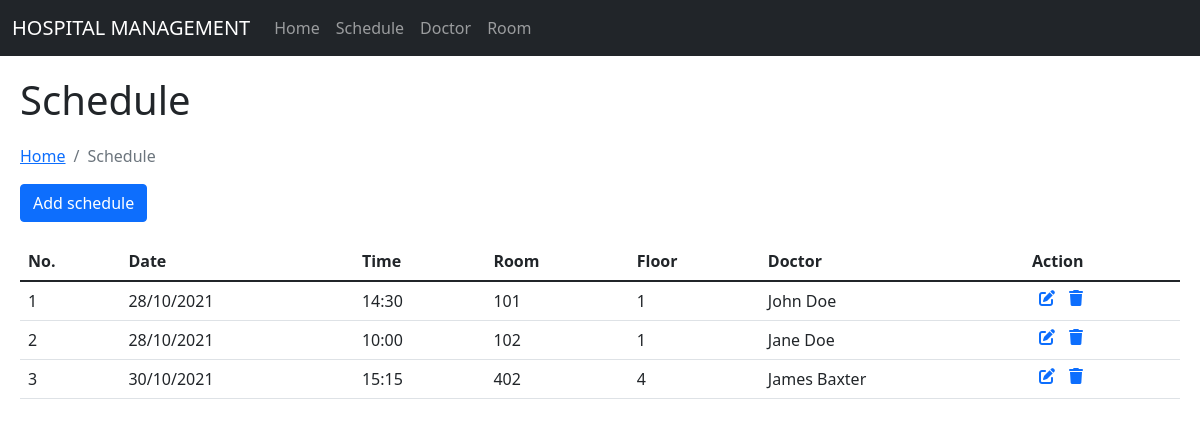
The app's page /main/schedule.php with its own data.
### tables this page shows
CREATE TABLE schedule(
            id          INTEGER,
            id_room     INTEGER,
            id_doctor   INTEGER,
            date        INTEGER,
            month       INTEGER,
            year        INTEGER,
            hour        INTEGER,
            minute      INTEGER,
            PRIMARY KEY(id),
            FOREIGN KEY(id_room) REFERENCES room(id),
            FOREIGN KEY(id_doctor) REFERENCES doctors(id)
            );

CREATE TABLE room(
            id          INTEGER,
            room_no      INTEGER,
            room_floor       INTEGER,
            room_type        TEXT,
            PRIMARY KEY(id)
            );

CREATE TABLE doctors(
            id          INTEGER,
            first_name  TEXT NOT NULL,
            last_name   TEXT,
            field       TEXT,  
            email       TEXT NOT NULL UNIQUE,
            PRIMARY KEY(id)
            );

### main/schedule.php (the view, shortened to what this page needs)
<?php
    include('static/config.php');
?>
<html lang="en">
<head>
    <link href="https://cdn.jsdelivr.net/npm/bootstrap@5.1.3/dist/css/bootstrap.min.css" rel="stylesheet">
    <link rel="stylesheet" href="../styles/styles.css">
</head>
<body>
    <div>
        <?php include('static/navbar.php'); ?>
    </div>
    <div class="title">
        <h1>Schedule</h1>
    </div>
    <div class="app">
        <div class="list-title margin">
            <nav aria-label="breadcrumb">
                <ol class="breadcrumb">
                    <li class="breadcrumb-item"><a href="index.php">Home</a></li>
                    <li class="breadcrumb-item active" aria-current="page">Schedule</li>
                </ol>
            </nav>
            <div class="div-button-add">
                <a href="add-schedule.php">
                    <button type="button" class="btn btn-primary">
                        Add schedule
                    </button>
                </a>
            </div>
        </div>
        <div class="list-body margin">
            <table class="table table-hover">
                <thead>
                    <tr>
                        <th>No.</th>
                        <th>Date</th>
                        <th>Time</th>
                        <th>Room</th>
                        <th>Floor</th>
                        <th>Doctor</th>
                        <th>Action</th>
                    </tr>
                </thead>
                <tbody>
<?php
    $sql = mysqli_query($conn,
        "SELECT date,
                month,
                year,
                hour,
                minute,
                room_no,
                room_floor,
                first_name,
                last_name,
                schedule.id sched_id FROM schedule
            JOIN doctors ON schedule.id_doctor = doctors.id
            JOIN room ON schedule.id_room = room.id;");
    $count = 1;
    while($row=mysqli_fetch_array($sql))
        {
?>
                    <tr>
                        <td><?php echo $count;?></td>
                        <td><?php
                                echo $row['date'];
                                echo "/";
                                echo $row['month'];
                                echo "/";
                                echo $row['year'];?></td>
                        <td><?php
                                if ($row['hour'] <= 9){
                                    echo "0";
                                    echo $row['hour'];
                                }
                                else{
                                    echo $row['hour'];
                                }
                                echo ":";
                                if ($row['minute'] <= 9){
                                    echo "0";
                                    echo $row['minute'];
                                }
                                else{
                                    echo $row['minute'];}?></td>
                        <td><?php echo $row['room_no'];?></td>
                        <td><?php echo $row['room_floor'];?></td>
                        <td><?php
                                echo $row['first_name'];
                                echo $row['last_name'];?>
                        </td>
                        <td>
                            <div class="action-cell">
                                    <a  href="edit-schedule.php?id=<?php echo $row['sched_id'];?>"
                                        class="icon-edit">
                                        <i class="fas fa-edit"></i>
                                    </a>
                                    <a  href="schedule.php?id=<?php echo $row['sched_id']?>&del=delete"
                                        onClick="return confirm('Are you sure you want to delete?')"
                                        class="icon-edit">
                                        <i class="fas fa-trash"></i>
                                    </a>
                            </div>
                        </td>
                    </tr>
<?php
    $count=$count+1;
       }?>
                </tbody>
            </table>
        </div>
    </div>
</body>
</html>

### styles/styles.css (style rules this page uses)
.title { margin: 20px; }
.margin { margin: 20px; }
.icon-edit { padding:0px 7px 0px 7px; }
.action-cell { display: flex; flex-direction: row; width: 20px; }

### records on screen
schedule: date "28", month "10", year "2021", hour "14", minute "30", id_room.room_no "101", id_room.room_floor "1", id_doctor.first_name "John", id_doctor.last_name "Doe"
schedule: date "28", month "10", year "2021", hour "10", minute "0", id_room.room_no "102", id_room.room_floor "1", id_doctor.first_name "Jane", id_doctor.last_name "Doe"
schedule: date "30", month "10", year "2021", hour "15", minute "15", id_room.room_no "402", id_room.room_floor "4", id_doctor.first_name "James", id_doctor.last_name "Baxter"
